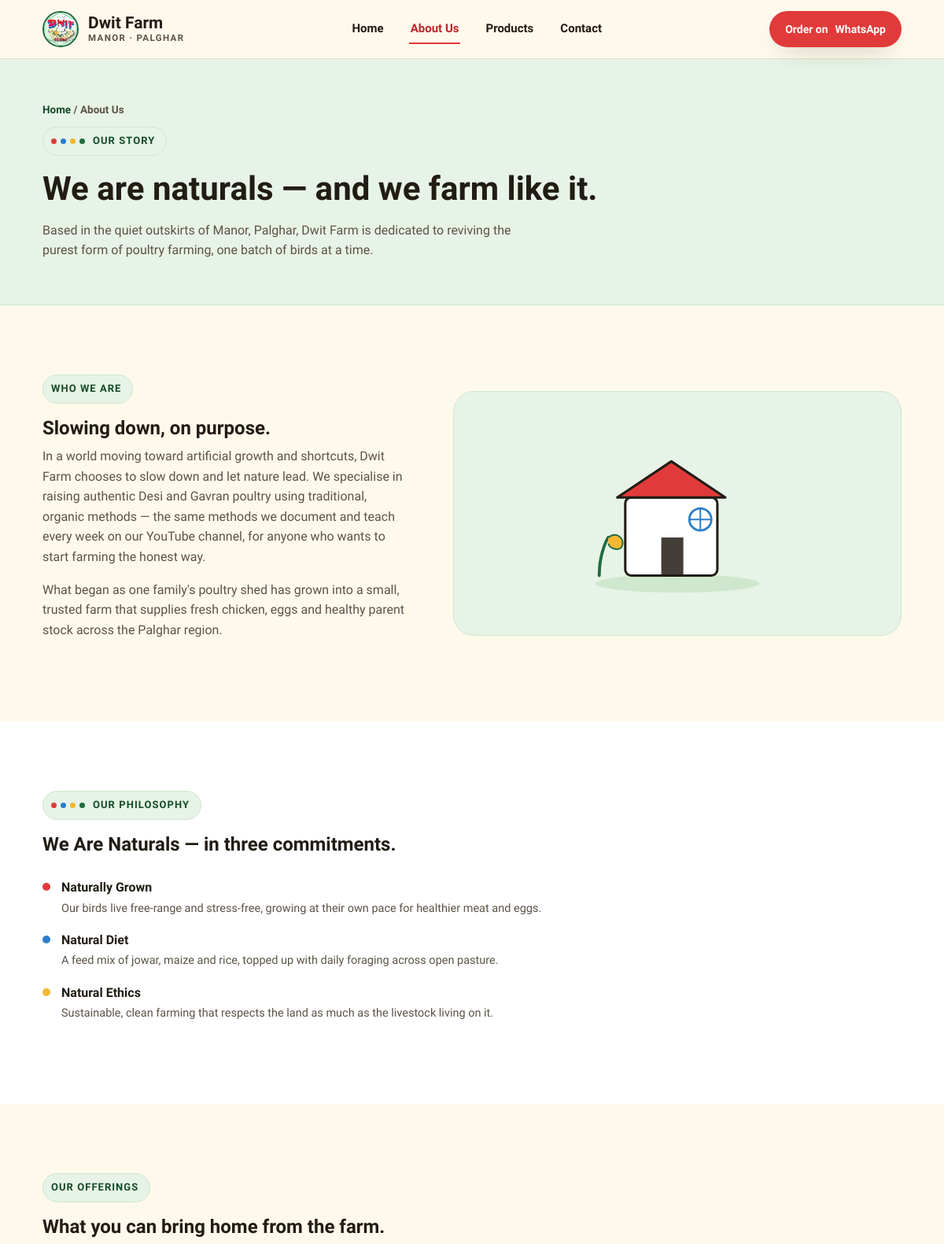
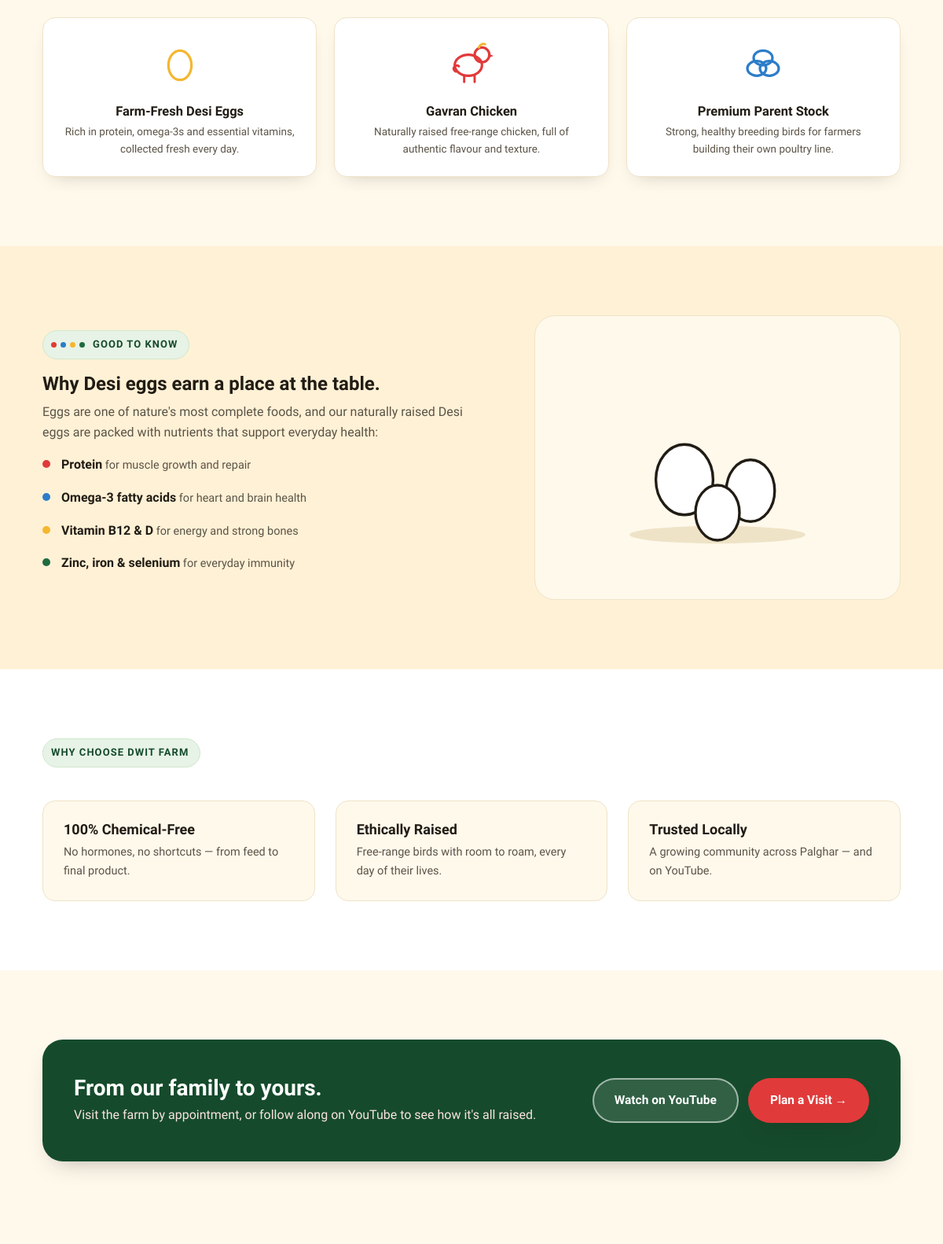
/about (upper part), run on the app's committed database (2 pictures, top to bottom).
### models.py (models this page shows)
class Setting(db.Model):
    key = db.Column(db.String(80), primary_key=True)
    value = db.Column(db.Text, default="")

### app.py (the view)
    @app.route("/about")
    def about():
        return render_template("about.html", active_page="about")

### app.py (called while the page is built)
def get_settings():
    return {s.key: s.value for s in Setting.query.all()}

### templates/about.html (shortened to what this page needs)
{% extends "base.html" %}
{% block content %}
<section class="page-head">
  <div class="container">
    <div class="crumb"><a href="{{ url_for('index') }}">Home</a> / About Us</div>
    <span class="eyebrow"><span class="quad-dots"><span></span><span></span><span></span><span></span></span>Our Story</span>
    <h1>{{ settings.about_intro_title }}</h1>
    <p style="max-width:620px;">{{ settings.about_intro_text }}</p>
  </div>
</section>
<section>
  <div class="container split">
    <div>
      <span class="eyebrow">Who We Are</span>
      <h2>{{ settings.about_body_title }}</h2>
      <p>{{ settings.about_body_text }}</p>
      <p>What began as one family's poultry shed has grown into a small, trusted farm that supplies fresh chicken, eggs and healthy parent stock across the Palghar region.</p>
    </div>
    <div class="media-block">
    </div>
  </div>
</section>
<section style="background:var(--paper);">
  <div class="container">
    <span class="eyebrow"><span class="quad-dots"><span></span><span></span><span></span><span></span></span>Our Philosophy</span>
    <h2>We Are Naturals — in three commitments.</h2>
    <ul class="mark-list" style="max-width:680px;margin-top:28px;">
      <li>
        <span class="dot"></span>
        <div><strong>Naturally Grown</strong><p>Our birds live free-range and stress-free, growing at their own pace for healthier meat and eggs.</p></div>
      </li>
      <li>
        <span class="dot"></span>
        <div><strong>Natural Diet</strong><p>A feed mix of jowar, maize and rice, topped up with daily foraging across open pasture.</p></div>
      </li>
      <li>
        <span class="dot"></span>
        <div><strong>Natural Ethics</strong><p>Sustainable, clean farming that respects the land as much as the livestock living on it.</p></div>
      </li>
    </ul>
  </div>
</section>
<section>
  <div class="container">
    <span class="eyebrow">Our Offerings</span>
    <h2>What you can bring home from the farm.</h2>
    <div class="offering-grid">
      <div class="offering-card">
        <svg viewBox="0 0 48 48" fill="none"><ellipse cx="24" cy="27" rx="11" ry="14" stroke="#F4B731" stroke-width="2.4"/></svg>
        <h4>Farm-Fresh Desi Eggs</h4>
        <p>Rich in protein, omega-3s and essential vitamins, collected fresh every day.</p>
      </div>
      <div class="offering-card">
        <h4>Gavran Chicken</h4>
        <p>Naturally raised free-range chicken, full of authentic flavour and texture.</p>
      </div>
      <div class="offering-card">
        <svg viewBox="0 0 48 48" fill="none"><ellipse cx="18" cy="30" rx="9" ry="7" stroke="#2C7DC9" stroke-width="2.4"/><ellipse cx="30" cy="30" rx="9" ry="7" stroke="#2C7DC9" stroke-width="2.4"/><ellipse cx="24" cy="20" rx="9" ry="7" stroke="#2C7DC9" stroke-width="2.4"/></svg>
        <h4>Premium Parent Stock</h4>
        <p>Strong, healthy breeding birds for farmers building their own poultry line.</p>
      </div>
    </div>
  </div>
</section>
<section style="background:var(--cream-deep);">
  <div class="container split rev">
    <div>
      <span class="eyebrow"><span class="quad-dots"><span></span><span></span><span></span><span></span></span>Good to Know</span>
      <h2>Why Desi eggs earn a place at the table.</h2>
      <p>Eggs are one of nature's most complete foods, and our naturally raised Desi eggs are packed with nutrients that support everyday health:</p>
      <ul class="mark-list">
        <li><span class="dot"></span><div><p style="margin:0;"><strong style="display:inline;">Protein</strong> for muscle growth and repair</p></div></li>
        <li><span class="dot"></span><div><p style="margin:0;"><strong style="display:inline;">Omega-3 fatty acids</strong> for heart and brain health</p></div></li>
        <li><span class="dot"></span><div><p style="margin:0;"><strong style="display:inline;">Vitamin B12 &amp; D</strong> for energy and strong bones</p></div></li>
        <li><span class="dot"></span><div><p style="margin:0;"><strong style="display:inline;">Zinc, iron &amp; selenium</strong> for everyday immunity</p></div></li>
      </ul>
    </div>
    <div class="media-block" style="background:var(--cream);border-color:#EFE3C7;">
    </div>
  </div>
</section>
<section style="background:var(--paper);">
  <div class="container">
    <span class="eyebrow">Why Choose {{ settings.site_name }}</span>
    <div class="pillar-grid" style="margin-top:24px;">
      <div class="pillar" style="background:var(--cream);border-color:#EFE3C7;">
        <h3 style="color:var(--ink);">100% Chemical-Free</h3>
        <p style="color:var(--ink-soft);">No hormones, no shortcuts — from feed to final product.</p>
      </div>
      <div class="pillar" style="background:var(--cream);border-color:#EFE3C7;">
        <h3 style="color:var(--ink);">Ethically Raised</h3>
        <p style="color:var(--ink-soft);">Free-range birds with room to roam, every day of their lives.</p>
      </div>
      <div class="pillar" style="background:var(--cream);border-color:#EFE3C7;">
        <h3 style="color:var(--ink);">Trusted Locally</h3>
        <p style="color:var(--ink-soft);">A growing community across Palghar — and on YouTube.</p>
      </div>
    </div>
  </div>
</section>
<section>
  <div class="container">
    <div class="cta-band" style="background:var(--green-dark);">
      <div>
        <h2>From our family to yours.</h2>
        <p>Visit the farm by appointment, or follow along on YouTube to see how it's all raised.</p>
      </div>
      <div style="display:flex;gap:12px;flex-wrap:wrap;">
        <a class="btn btn-ghost-light" href="{{ settings.youtube_url }}" target="_blank" rel="noopener">Watch on YouTube</a>
        <a class="btn btn-red" href="{{ url_for('contact') }}">Plan a Visit →</a>
      </div>
    </div>
  </div>
</section>
{% endblock %}

### templates/base.html (shortened to what this page needs)
<!DOCTYPE html>
<html lang="en">
<head>
<link rel="stylesheet" href="{{ url_for('static', filename='css/styles.css') }}">
</head>
<body>
<header class="site-header">
  <div class="container nav">
    <a href="{{ url_for('index') }}" class="brand">
      <img src="{{ url_for('static', filename='assets/logo.jpg') }}" alt="{{ settings.site_name }} logo">
      <span class="brand-name">{{ settings.site_name }}<span>{{ settings.tagline }}</span></span>
    </a>
    <nav class="nav-links" id="navLinks">
      <a href="{{ url_for('index') }}" class="{{ 'active' if active_page == 'home' else '' }}">Home</a>
      <a href="{{ url_for('about') }}" class="{{ 'active' if active_page == 'about' else '' }}">About Us</a>
      <a href="{{ url_for('products') }}" class="{{ 'active' if active_page == 'products' else '' }}">Products</a>
      <a href="{{ url_for('contact') }}" class="{{ 'active' if active_page == 'contact' else '' }}">Contact</a>
    </nav>
    <div class="nav-cta">
      <a class="btn btn-red btn-sm" href="https://wa.me/{{ settings.phone_e164 }}?text=Hi%20{{ settings.site_name }}%2C%20I%27d%20like%20to%20order">
        <span class="btn-label-full">Order on </span>WhatsApp
      </a>
    </div>
  </div>
</header>
{% block content %}{% endblock %}
</body>
</html>

### data on the page
Setting: site_name "Dwit Farm", site_name "DWIT FARM"
Setting: tagline "MANOR · PALGHAR"
Setting: about_intro_title "We are naturals — and we farm like it."
Setting: about_intro_text "Based in the quiet outskirts of Manor, Palghar, Dwit Farm is dedicated to reviving the purest form of poultry farming, one batch of birds at a time."
Setting: about_body_title "Slowing down, on purpose."
Setting: about_body_text "In a world moving toward artificial growth and shortcuts, Dwit Farm chooses to slow down and let nature lead. We specialise in raising authentic Desi and Gavran poultry using traditional, organic methods — the same methods we document and teach every week on our YouTube channel, for anyone who wants to start farming the honest way."
